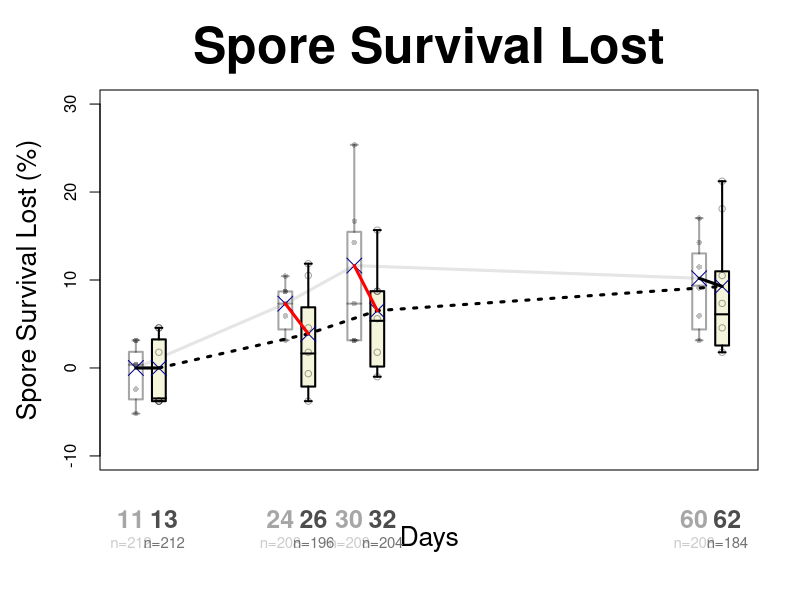

This figure's R source:
#| label: Figure_1_RAW.R
## ===========================
## Spore Survival Lost — no ENmisc
## ===========================

## ---------- Helpers (no dependencies) ----------

weighted_quantile <- function(x, w, probs = c(0.25, 0.5, 0.75)) {
  ok <- is.finite(x) & is.finite(w) & w > 0
  x <- x[ok]; w <- w[ok]
  if (length(x) == 0L) return(rep(NA_real_, length(probs)))
  o <- order(x); x <- x[o]; w <- w[o]
  cw <- cumsum(w) / sum(w)
  sapply(probs, function(p) approx(x = cw, y = x, xout = p, rule = 2, ties = "ordered")$y)
}

wbox_stats_one <- function(y, w) {
  qs <- weighted_quantile(y, w, c(0.25, 0.5, 0.75))
  q1 <- qs[1]; med <- qs[2]; q3 <- qs[3]
  if (!is.finite(q1) || !is.finite(q3)) {
    rng <- range(y, na.rm = TRUE)
    return(list(q1 = rng[1], med = median(y, na.rm = TRUE), q3 = rng[2], lo = rng[1], hi = rng[2]))
  }
  iqr <- q3 - q1
  if (!is.finite(iqr) || iqr == 0) {
    lo <- min(y, na.rm = TRUE); hi <- max(y, na.rm = TRUE)
    return(list(q1 = q1, med = med, q3 = q3, lo = lo, hi = hi))
  }
  data_min <- min(y, na.rm = TRUE); data_max <- max(y, na.rm = TRUE)
  lo <- max(data_min, q1 - 1.5 * iqr)
  hi <- min(data_max, q3 + 1.5 * iqr)
  list(q1 = q1, med = med, q3 = q3, lo = lo, hi = hi)
}

draw_wbox <- function(stats, xpos, boxw = 1.2, col = NA, border = "black", lwd = 2) {
  rect(xpos - boxw/2, stats$q1, xpos + boxw/2, stats$q3, col = col, border = border, lwd = lwd)
  segments(xpos - boxw/2, stats$med, xpos + boxw/2, stats$med, lwd = lwd, col = border)
  segments(xpos, stats$q3, xpos, stats$hi, lwd = lwd, col = border)
  segments(xpos, stats$q1, xpos, stats$lo, lwd = lwd, col = border)
  segments(xpos - boxw/4, stats$hi, xpos + boxw/4, stats$hi, lwd = lwd, col = border)
  segments(xpos - boxw/4, stats$lo, xpos + boxw/4, stats$lo, lwd = lwd, col = border)
}

# Groups are taken by level order and placed at 'at' by INDEX (mimics ENmisc)
wtd.boxplot <- function(formula, data = NULL, weights, at = NULL, add = FALSE,
                        xlim = NULL, ylim = NULL, xaxt = par("xaxt"),
                        xlab = "", ylab = "", col = NA, outcol = "black",
                        cex.lab = par("cex.lab"), boxw = 1.2, ...) {
  
  mf <- model.frame(formula, data = data)
  y <- mf[[1]]; x <- mf[[2]]
  
  if (!is.null(data) && is.character(weights)) weights <- data[[weights]]
  w <- weights; if (is.null(w)) w <- rep(1, length(y))
  
  x_key <- x
  grp_levels <- sort(unique(x_key))
  n_groups <- length(grp_levels)
  
  if (is.null(at)) {
    pos <- if (is.numeric(grp_levels)) grp_levels else seq_len(n_groups)
  } else {
    pos <- at
    if (length(pos) != n_groups)
      stop(sprintf("Length of 'at' (%d) must match number of groups (%d).", length(pos), n_groups))
  }
  
  if (!add) {
    if (is.null(xlim)) xlim <- range(pos) + c(-boxw, boxw)
    if (is.null(ylim)) ylim <- range(y, finite = TRUE)
    plot(NA, xlim = xlim, ylim = ylim, xlab = xlab, ylab = ylab,
         xaxt = xaxt, yaxt = par("yaxt"), type = "n", cex.lab = cex.lab)
  }
  
  if (length(col) == 1)    col    <- rep(col,    n_groups)
  if (length(outcol) == 1) outcol <- rep(outcol, n_groups)
  
  for (i in seq_len(n_groups)) {
    idx <- is.finite(y) & is.finite(w) & (w > 0)
    if (is.factor(x_key))        idx <- idx & (x_key == grp_levels[i])
    else if (is.character(x_key)) idx <- idx & (x_key == grp_levels[i])
    else                          idx <- idx & (round(as.numeric(x_key),6) == round(as.numeric(grp_levels[i]),6))
    if (!any(idx)) next
    stats <- wbox_stats_one(y[idx], w[idx])
    draw_wbox(stats, xpos = pos[i], boxw = boxw, col = col[i], border = outcol[i], lwd = 2)
  }
  invisible(pos)
}

mgp.axis.labels <- function(mgp_vec = c(2.5, 0.7, 0), type = c("x","y")) {
  type <- match.arg(type); old <- par(mgp = mgp_vec); invisible(old)
}
mgp.axis <- function(side, at, labels, cex.axis = 1, tick = FALSE, font = 1,
                     col.axis = "black", mar = NULL, line = NA, ...) {
  if (!is.null(mar))  { old <- par(mar = mar);  on.exit(par(old), add = TRUE) }
  if (!is.na(line)) { old2 <- par(xpd = NA); on.exit(par(old2), add = TRUE) } # allow label placement
  axis(side = side, at = at, labels = labels, cex.axis = cex.axis,
       tick = tick, font = font, col.axis = col.axis, line = line, ...)
}

wmean_indexed <- function(x, y, w) {
  lv <- sort(unique(x))
  sapply(seq_along(lv), function(i) {
    idx <- is.finite(y) & is.finite(w) & (w > 0) &
      (if (is.factor(x)) x == lv[i]
       else if (is.character(x)) x == lv[i]
       else round(as.numeric(x),6) == round(as.numeric(lv[i]),6))
    if (!any(idx)) return(NA_real_)
    sum(y[idx] * w[idx]) / sum(w[idx])
  })
}

numify <- function(v) { if (is.factor(v)) as.numeric(as.character(v)) else suppressWarnings(as.numeric(v)) }

## ---------- Data ----------

JB32_MMN_R3   <- read.csv2("data/Spore_Survival_Loss.csv")
JB32_MMN_R3F1 <- read.csv2("data/Spore Survival Loss_F1.csv")

# Ensure numeric types for used columns
JB32_MMN_R3[,1]   <- numify(JB32_MMN_R3[,1])
JB32_MMN_R3[,5]   <- numify(JB32_MMN_R3[,5])
JB32_MMN_R3[,6]   <- numify(JB32_MMN_R3[,6])
JB32_MMN_R3[,7]   <- numify(JB32_MMN_R3[,7])

JB32_MMN_R3F1[,1] <- numify(JB32_MMN_R3F1[,1])
JB32_MMN_R3F1[,5] <- numify(JB32_MMN_R3F1[,5])
JB32_MMN_R3F1[,6] <- numify(JB32_MMN_R3F1[,6])
JB32_MMN_R3F1[,7] <- numify(JB32_MMN_R3F1[,7])

# Labels
JB32_MMN_R3_names_bold    <- c("11","24","30","60")
JB32_MMN_R3_names         <- c("\n\nn=212", "\n\nn=208", "\n\nn=208", "\n\nn=208")
JB32_MMN_R3F1_names_bold  <- c("13","26","32","62")
JB32_MMN_R3F1_names       <- c("\n\nn=212","\n\nn=196", "\n\nn=204", "\n\nn=184")

# X positions
at_R3   <- c(11,24,30,60)
at_R3F1 <- c(13,26,32,62)

## ---------- Plot (unchanged) wrapped in a function ----------

draw_spore_survival_lost <- function() {
  par(mar = c(6.5, 5.0, 4.5, 2.1))
  
  # R3 — white translucent boxes, softer border
  wtd.boxplot(JB32_MMN_R3[,5] ~ JB32_MMN_R3[,1],
              weights = JB32_MMN_R3[,6],
              xaxt = "n", cex.lab = 1.6,
              ylim = c(-10, 30), xlim = c(10, 63),
              col    = rgb(255, 255, 255, alpha = 30, maxColorValue = 255),
              outcol = rgb(0, 0, 0, 0.35),
              ylab = "Spore Survival Lost (%)", xlab = "Days",
              at = at_R3, boxw = 1.2)
  
  title(main = "Spore Survival Lost", cex.main = 3.0)
  
  # Axis labels: number on top, "n=..." right below, aligned under each number
  offset_R3   <- -0.45
  offset_R3F1 <-  0.45
  mgp.axis.labels(c(3.0, 0.1, 0), type = "x")
  
  # R3 (lighter greys)
  mgp.axis(1, at = at_R3 + offset_R3, labels = JB32_MMN_R3_names_bold,
           cex.axis = 1.5, tick = FALSE, font = 2, col.axis = grey(0.65), line = 2)
  mgp.axis(1, at = at_R3 + offset_R3, labels = JB32_MMN_R3_names,
           cex.axis = 0.9, tick = FALSE, col.axis = grey(0.80), line = 3)
  
  # Raw points R3
  points(JB32_MMN_R3[,5] ~ JB32_MMN_R3[,7], col = rgb(0,0,0, 0.25), pch = 16, cex = 0.75)
  
  # Mean line R3: manual vars if present; else computed
  lost_R3_manual <- all(sapply(paste0("Spore_Survival_Lost_T", 2:5), exists))
  if (lost_R3_manual) {
    mean_R3 <- c(Spore_Survival_Lost_T2, Spore_Survival_Lost_T3, Spore_Survival_Lost_T4, Spore_Survival_Lost_T5)
  } else {
    mean_R3 <- wmean_indexed(JB32_MMN_R3[,1], JB32_MMN_R3[,5], JB32_MMN_R3[,6])
  }
  lines(at_R3, mean_R3, type = "l", lwd = 3, col = rgb(0,0,0, 0.10))
  
  # R3F1 — beige boxes, black border
  wtd.boxplot(JB32_MMN_R3F1[,5] ~ JB32_MMN_R3F1[,1],
              weights = JB32_MMN_R3F1[,6],
              xaxt = "n", cex.lab = 1.6,
              ylim = c(-10, 30),
              col = "#F5F5DC", outcol = "black",
              ylab = "Spore Survival Lost (%)", xlab = "Days",
              at = at_R3F1, add = TRUE, boxw = 1.2)
  
  # R3F1 labels (darker greys)
  mgp.axis.labels(c(3.0, 0.1, 0), type = "x")
  mgp.axis(1, at = at_R3F1 + offset_R3F1, labels = JB32_MMN_R3F1_names_bold,
           cex.axis = 1.5, tick = FALSE, font = 2, col.axis = grey(0.30), line = 2)
  mgp.axis(1, at = at_R3F1 + offset_R3F1, labels = JB32_MMN_R3F1_names,
           cex.axis = 0.9, tick = FALSE, col.axis = grey(0.45), line = 3)
  
  # Raw points R3F1
  points(JB32_MMN_R3F1[,5] ~ JB32_MMN_R3F1[,7], col = rgb(0,0,0, 0.35), pch = 1, cex = 0.85)
  
  # Mean line R3F1: manual if exists, else compute
  lost_F1_manual <- all(sapply(paste0("Spore_Survival_Lost_F1_T", 2:5), exists))
  if (lost_F1_manual) {
    mean_R3F1 <- c(Spore_Survival_Lost_F1_T2, Spore_Survival_Lost_F1_T3, Spore_Survival_Lost_F1_T4, Spore_Survival_Lost_F1_T5)
  } else {
    mean_R3F1 <- wmean_indexed(JB32_MMN_R3F1[,1], JB32_MMN_R3F1[,5], JB32_MMN_R3F1[,6])
  }
  lines(at_R3F1, mean_R3F1, type = "l", lwd = 3, lty = 3)
  
  # Blue crosses on means
  points(at_R3,   mean_R3,   pch = 4, cex = 2, col = "darkblue")
  points(at_R3F1, mean_R3F1, pch = 4, cex = 2, col = "darkblue")
  
  # Pair connectors with requested colours
  pair_cols <- c("black", "#FF0000", "#FF0000", "black")
  for (i in seq_along(at_R3)) {
    if (is.finite(mean_R3[i]) && is.finite(mean_R3F1[i])) {
      lines(c(at_R3[i], at_R3F1[i]),
            c(mean_R3[i], mean_R3F1[i]),
            type = "l", lwd = 3, col = pair_cols[i])
    }
  }
}
#Show in the RStudio window
draw_spore_survival_lost()